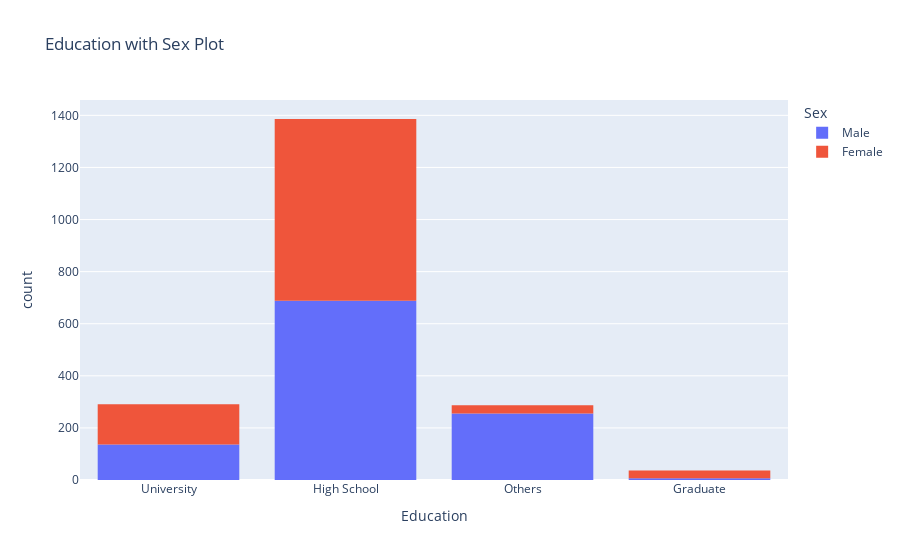

This figure's notebook cell:
### Markdown cell above
### From the pairplot It is Understood that Columns does not have Co-relation

### Code cell
fig = px.histogram(df, x="Education", color = "Sex", title="Education with Sex Plot")
fig.show()

### Figure 1 — Plotly figure (JSON) as saved in the notebook; plotly's stock layout.template omitted (floating-point values rounded to 4 significant figures; data arrays with more than 128 entries replaced by an {"elided": "..."} marker saying what was removed)
{"data": [{"alignmentgroup": "True", "bingroup": "x", "hovertemplate": "Sex=Male<br>Education=%{x}<br>count=%{y}<extra></extra>", "legendgroup": "Male", "marker": {"color": "#636efa"}, "name": "Male", "offsetgroup": "Male", "orientation": "v", "showlegend": true, "type": "histogram", "x": {"elided": "1086 str values"}, "xaxis": "x", "yaxis": "y"}, {"alignmentgroup": "True", "bingroup": "x", "hovertemplate": "Sex=Female<br>Education=%{x}<br>count=%{y}<extra></extra>", "legendgroup": "Female", "marker": {"color": "#EF553B"}, "name": "Female", "offsetgroup": "Female", "orientation": "v", "showlegend": true, "type": "histogram", "x": {"elided": "914 str values"}, "xaxis": "x", "yaxis": "y"}], "layout": {"barmode": "relative", "legend": {"title": {"text": "Sex"}, "tracegroupgap": 0}, "title": {"text": "Education with Sex Plot"}, "xaxis": {"anchor": "y", "domain": [0, 1], "title": {"text": "Education"}}, "yaxis": {"anchor": "x", "domain": [0, 1], "title": {"text": "count"}}}}
